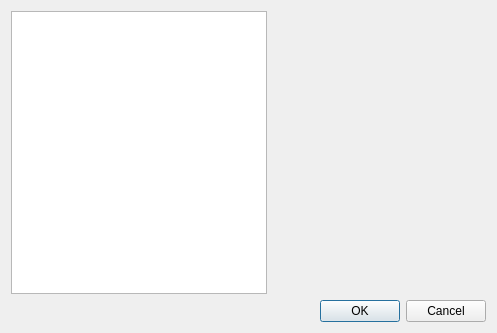
<?xml version="1.0" encoding="UTF-8"?>
<ui version="4.0">
 <class>AddNodeEntryDialog</class>
 <widget class="QDialog" name="AddNodeEntryDialog">
  <property name="geometry">
   <rect>
    <x>0</x>
    <y>0</y>
    <width>497</width>
    <height>333</height>
   </rect>
  </property>
  <property name="windowTitle">
   <string>Add Node Entry</string>
  </property>
  <layout class="QVBoxLayout" name="verticalLayout">
   <item>
    <layout class="QHBoxLayout" name="horizontalLayout">
     <item>
      <widget class="QListWidget" name="nodeTypeList">
       <property name="sizePolicy">
        <sizepolicy hsizetype="Preferred" vsizetype="Expanding">
         <horstretch>0</horstretch>
         <verstretch>0</verstretch>
        </sizepolicy>
       </property>
      </widget>
     </item>
     <item>
      <widget class="NodeEditorStackedWidget" name="nodeEditStackedWidget"/>
     </item>
    </layout>
   </item>
   <item>
    <widget class="QDialogButtonBox" name="buttonBox">
     <property name="orientation">
      <enum>Qt::Horizontal</enum>
     </property>
     <property name="standardButtons">
      <set>QDialogButtonBox::Cancel|QDialogButtonBox::Ok</set>
     </property>
    </widget>
   </item>
  </layout>
 </widget>
 <customwidgets>
  <customwidget>
   <class>NodeEditorStackedWidget</class>
   <extends>QStackedWidget</extends>
   <header>nodeeditorstackedwidget.h</header>
   <container>1</container>
  </customwidget>
 </customwidgets>
 <resources/>
 <connections>
  <connection>
   <sender>buttonBox</sender>
   <signal>accepted()</signal>
   <receiver>AddNodeEntryDialog</receiver>
   <slot>accept()</slot>
   <hints>
    <hint type="sourcelabel">
     <x>248</x>
     <y>254</y>
    </hint>
    <hint type="destinationlabel">
     <x>157</x>
     <y>274</y>
    </hint>
   </hints>
  </connection>
  <connection>
   <sender>buttonBox</sender>
   <signal>rejected()</signal>
   <receiver>AddNodeEntryDialog</receiver>
   <slot>reject()</slot>
   <hints>
    <hint type="sourcelabel">
     <x>316</x>
     <y>260</y>
    </hint>
    <hint type="destinationlabel">
     <x>286</x>
     <y>274</y>
    </hint>
   </hints>
  </connection>
 </connections>
</ui>
